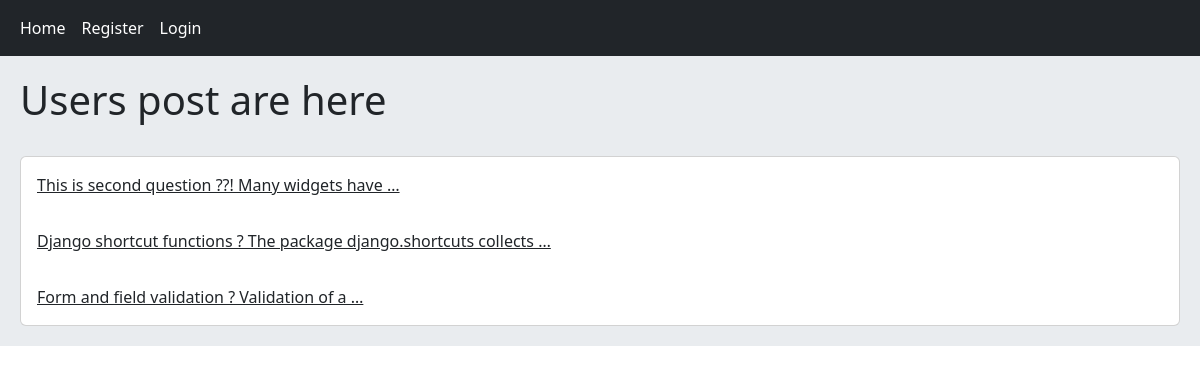
The page / on the database its author committed.
### home/models.py (models this page shows, shortened)
class Post(models.Model):
    user = models.ForeignKey(User, on_delete=models.CASCADE, related_name='posts')
    body = models.TextField()
    slug = models.SlugField()
    created = models.DateTimeField(auto_now_add=True)
    updated = models.DateTimeField(auto_now=True)
    class Meta:
        ordering = ('created', 'slug' )
    def get_absolute_url(self):
        return reverse(('home:post_detail'), args=(self.pk,self.slug))

### home/views.py (the view)
# urls.py: path('', views.HomeView.as_view(), name='home'),
class HomeView(View):
    def get(self, request):
        posts = Post.objects.all()
        return render(request, 'home/index.html', {'posts':posts})

### home/templates/home/index.html
{% extends 'base.html' %}
{% block content %}
    <h1>Users post are here</h1><br>
    <div class="card">
        {% for post in posts %}
            <a href="{{ post.get_absolute_url }}" class="card-body">{{ post.body|truncatewords:8 }}</a>
        {% endfor %}
    </div>
{% endblock %}

### rows shown on the page
Post: body "This is second question ??! Many widgets have …"
Post: body "Django shortcut functions ? The package django.shortcuts collects …"
Post: body "Form and field validation ? Validation of a …"
